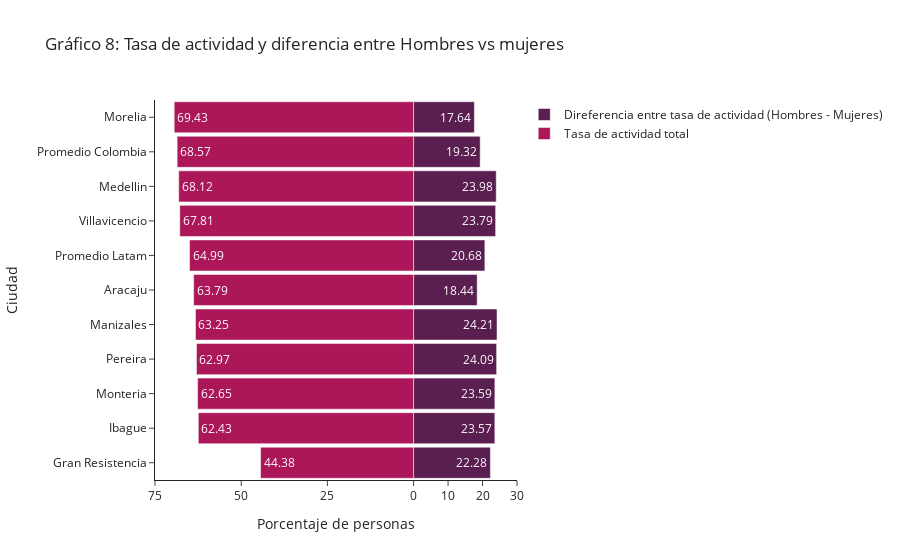

Notebook code cell kept with this figure:
### Code cell
layout = go.Layout(yaxis=go.layout.YAxis(title='Ciudad'),
                   xaxis=go.layout.XAxis(
                       range=[-75, 30],
                       tickvals=[-75, -50, -25, 0, 10, 20, 30],
                       ticktext=[75, 50, 25, 0, 10, 20, 30],
                       title='Porcentaje de personas'),
                    barmode='overlay',
                    bargap=0.1,
                    template="simple_white",
                   title='Gráfico 8: Tasa de actividad y diferencia entre Hombres vs mujeres'
                  )

data = [go.Bar(y=act.index,
               x=act['dif'],
               orientation='h',
               name='Direferencia entre tasa de actividad (Hombres - Mujeres)',
               text=np.round(act['dif'].to_numpy(),2),
               hoverinfo='text',
               marker=dict(color=colors[4]),
                    #hoverlabel=dict(hover_data={act['dif']:':.2f'})
               ),
        go.Bar(y=act.index,
               x=act['Tasa de Actividad (total)'],
               orientation='h',
               name='Tasa de actividad total',
               text= np.round(act['Tasa de Actividad (total)'].to_numpy() * -1,2),
               hoverinfo='text',
               marker=dict(color=colors[8])
               )]

plotly.offline.iplot(dict(data=data, layout=layout)) 
plotly.io.write_html(fig=dict(data=data, layout=layout),file="informe/images/actividad.html",full_html=False,include_plotlyjs='cdn')

### Figure 1 — Plotly figure (JSON) as saved in the notebook; plotly's stock layout.template omitted (floating-point values rounded to 4 significant figures)
{"data": [{"hoverinfo": "text", "marker": {"color": "#5a1e50"}, "name": "Direferencia entre tasa de actividad (Hombres - Mujeres)", "orientation": "h", "text": [22.28, 23.57, 23.59, 24.09, 24.21, 18.44, 20.68, 23.79, 23.98, 19.32, 17.64], "type": "bar", "x": [22.28, 23.57, 23.59, 24.09, 24.21, 18.44, 20.68, 23.79, 23.98, 19.32, 17.64], "y": ["Gran Resistencia", "Ibague", "Monteria", "Pereira", "Manizales", "Aracaju", "Promedio Latam", "Villavicencio", "Medellin", "Promedio Colombia", "Morelia"]}, {"hoverinfo": "text", "marker": {"color": "#ac1759"}, "name": "Tasa de actividad total", "orientation": "h", "text": [44.38, 62.43, 62.65, 62.97, 63.25, 63.79, 64.99, 67.81, 68.12, 68.57, 69.43], "type": "bar", "x": [-44.38, -62.43, -62.65, -62.97, -63.25, -63.79, -64.99, -67.81, -68.12, -68.57, -69.43], "y": ["Gran Resistencia", "Ibague", "Monteria", "Pereira", "Manizales", "Aracaju", "Promedio Latam", "Villavicencio", "Medellin", "Promedio Colombia", "Morelia"]}], "layout": {"autosize": true, "bargap": 0.1, "barmode": "overlay", "title": {"text": "Gráfico 8: Tasa de actividad y diferencia entre Hombres vs mujeres"}, "xaxis": {"range": [-75, 30], "ticktext": [75, 50, 25, 0, 10, 20, 30], "tickvals": [-75, -50, -25, 0, 10, 20, 30], "title": {"text": "Porcentaje de personas"}, "type": "linear"}, "yaxis": {"autorange": true, "range": [-0.5, 10.5], "title": {"text": "Ciudad"}, "type": "category"}}}
